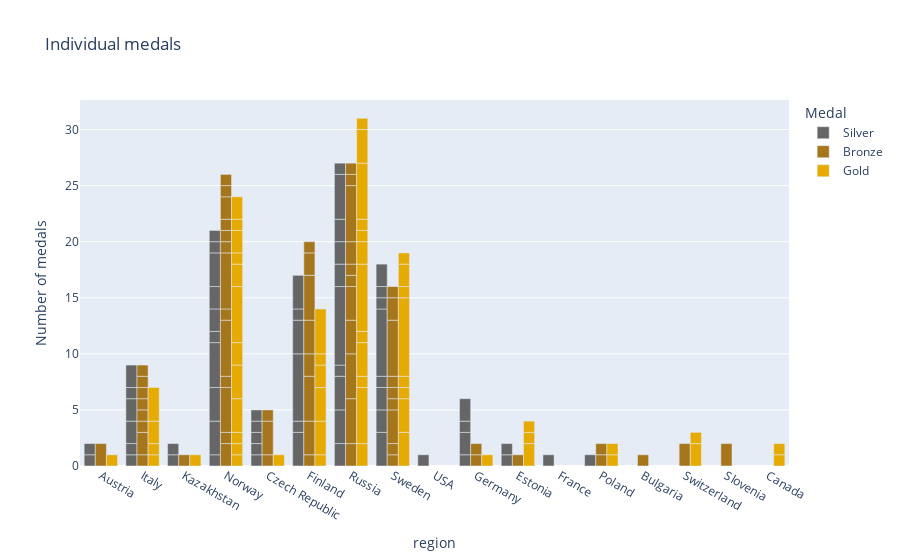

The notebook cell saved with this chart:
### Code cell
fig = px.bar(
    total_medals_without_team_sports,
    x="region",
    y=0,
    color="Medal",
    labels={"Sport": "Sport", "0": "Number of medals"},
    barmode="group",
    title="Individual medals",
    #color_discrete_map={'some_group':'gold', 'some_other_group': 'gold', 'some_third_group': 'gold'}
    color_discrete_sequence=[px.colors.qualitative.Dark2[7],px.colors.qualitative.Dark2[6],px.colors.qualitative.Dark2[5]],
)
#fig = px.colors.qualitative.Dark2()
fig.show()

### Figure 1 — Plotly figure (JSON) as saved in the notebook; plotly's stock layout.template omitted (floating-point values rounded to 4 significant figures)
{"data": [{"alignmentgroup": "True", "hovertemplate": "Medal=Silver<br>region=%{x}<br>Number of medals=%{y}<extra></extra>", "legendgroup": "Silver", "marker": {"color": "rgb(102,102,102)", "pattern": {"shape": ""}}, "name": "Silver", "offsetgroup": "Silver", "orientation": "v", "showlegend": true, "textposition": "auto", "type": "bar", "x": ["Austria", "Italy", "Kazakhstan", "Kazakhstan", "Norway", "Czech Republic", "Finland", "Italy", "Norway", "Russia", "Sweden", "Finland", "Norway", "Sweden", "Austria", "Norway", "Russia", "Sweden", "USA", "Germany", "Norway", "Sweden", "Estonia", "Finland", "Germany", "Italy", "Norway", "Russia", "Sweden", "France", "Germany", "Russia", "Sweden", "Estonia", "Finland", "Norway", "Russia", "Sweden", "Czech Republic", "Finland", "Russia", "Czech Republic", "Sweden", "Russia", "Italy", "Norway", "Russia", "Czech Republic", "Finland", "Italy", "Norway", "Russia", "Italy", "Russia", "Czech Republic", "Germany", "Norway", "Poland"], "xaxis": "x", "y": [1, 1, 1, 1, 1, 1, 3, 1, 3, 2, 3, 1, 3, 2, 1, 4, 3, 2, 1, 1, 1, 1, 1, 6, 2, 2, 2, 3, 6, 1, 1, 1, 1, 1, 3, 2, 7, 1, 1, 1, 2, 1, 2, 2, 2, 3, 2, 1, 3, 1, 1, 4, 2, 1, 1, 2, 1, 1], "yaxis": "y"}, {"alignmentgroup": "True", "hovertemplate": "Medal=Bronze<br>region=%{x}<br>Number of medals=%{y}<extra></extra>", "legendgroup": "Bronze", "marker": {"color": "rgb(166,118,29)", "pattern": {"shape": ""}}, "name": "Bronze", "offsetgroup": "Bronze", "orientation": "v", "showlegend": true, "textposition": "auto", "type": "bar", "x": ["Finland", "Italy", "Sweden", "Sweden", "Italy", "Kazakhstan", "Czech Republic", "Estonia", "Finland", "Germany", "Norway", "Russia", "Sweden", "Finland", "Norway", "Sweden", "Bulgaria", "Finland", "Italy", "Norway", "Russia", "Sweden", "Italy", "Norway", "Sweden", "Austria", "Finland", "Italy", "Norway", "Russia", "Sweden", "Switzerland", "Italy", "Norway", "Sweden", "Finland", "Italy", "Norway", "Russia", "Sweden", "Norway", "Russia", "Norway", "Poland", "Russia", "Norway", "Russia", "Finland", "Norway", "Poland", "Russia", "Czech Republic", "Finland", "Norway", "Russia", "Czech Republic", "Italy", "Russia", "Germany", "Norway", "Russia", "Slovenia"], "xaxis": "x", "y": [1, 1, 1, 1, 2, 1, 1, 1, 3, 1, 2, 2, 3, 4, 1, 1, 1, 2, 1, 4, 4, 1, 1, 1, 1, 2, 3, 1, 5, 4, 5, 2, 1, 1, 2, 4, 1, 5, 3, 1, 1, 3, 1, 1, 1, 1, 1, 2, 2, 1, 2, 3, 1, 1, 5, 1, 1, 1, 1, 1, 1, 2], "yaxis": "y"}, {"alignmentgroup": "True", "hovertemplate": "Medal=Gold<br>region=%{x}<br>Number of medals=%{y}<extra></extra>", "legendgroup": "Gold", "marker": {"color": "rgb(230,171,2)", "pattern": {"shape": ""}}, "name": "Gold", "offsetgroup": "Gold", "orientation": "v", "showlegend": true, "textposition": "auto", "type": "bar", "x": ["Norway", "Norway", "Norway", "Estonia", "Finland", "Norway", "Russia", "Sweden", "Switzerland", "Norway", "Sweden", "Austria", "Finland", "Italy", "Norway", "Russia", "Sweden", "Russia", "Sweden", "Switzerland", "Finland", "Italy", "Kazakhstan", "Norway", "Russia", "Sweden", "Norway", "Russia", "Sweden", "Estonia", "Finland", "Germany", "Norway", "Poland", "Russia", "Sweden", "Italy", "Russia", "Estonia", "Norway", "Finland", "Russia", "Czech Republic", "Italy", "Norway", "Poland", "Russia", "Finland", "Russia", "Sweden", "Russia", "Canada", "Canada", "Norway", "Russia"], "xaxis": "x", "y": [1, 1, 1, 2, 1, 3, 2, 3, 2, 3, 3, 1, 3, 1, 2, 5, 1, 1, 1, 1, 3, 1, 1, 5, 3, 7, 2, 1, 1, 1, 2, 1, 1, 1, 6, 2, 2, 2, 1, 2, 1, 1, 1, 3, 1, 1, 1, 4, 5, 1, 3, 1, 1, 2, 1], "yaxis": "y"}], "layout": {"barmode": "group", "legend": {"title": {"text": "Medal"}, "tracegroupgap": 0}, "title": {"text": "Individual medals"}, "xaxis": {"anchor": "y", "domain": [0, 1], "title": {"text": "region"}}, "yaxis": {"anchor": "x", "domain": [0, 1], "title": {"text": "Number of medals"}}}}
